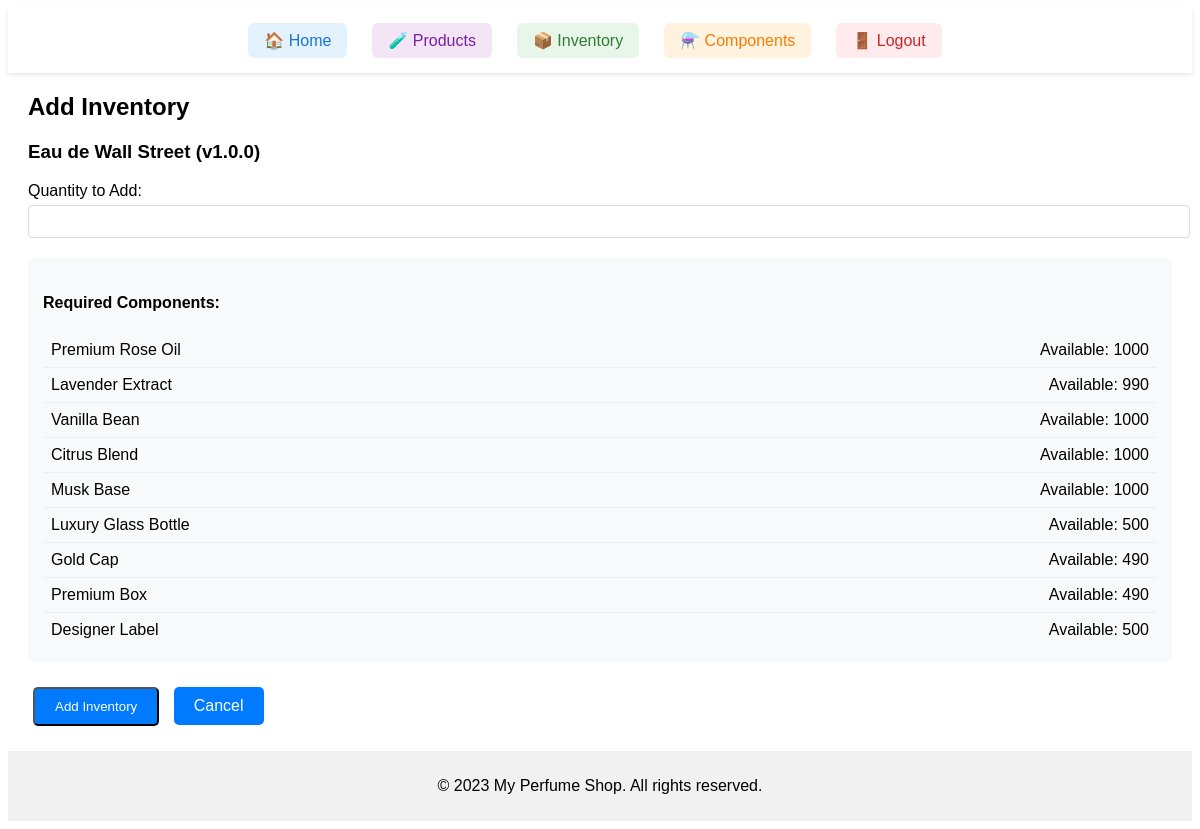
Screenshot of /product/product/1/version/1.0.0/add-inventory (signed in) with the database file from the repository.
### app/models.py (models this page shows, shortened)
class Product(db.Model):
    id = db.Column(db.Integer, primary_key=True)
    name = db.Column(db.String(100), nullable=False)
    base_price = db.Column(db.Float, nullable=False)  # Base price for the product
    description = db.Column(db.Text)
    category = db.Column(db.String(50))
    versions = db.relationship('ProductVersion', backref='product', lazy=True)
    components = db.relationship('Component',
                               secondary=product_components,
                               backref=db.backref('products', lazy=True))
    inventory_entries = db.relationship('ProductInventory', backref='product', lazy=True, order_by='desc(ProductInventory.created_at)')

class Component(db.Model):
    id = db.Column(db.Integer, primary_key=True)
    name = db.Column(db.String(100), nullable=False)
    description = db.Column(db.Text)
    type = db.Column(db.String(50), nullable=False)
    inventory = db.Column(db.Integer, default=0)
    min_stock = db.Column(db.Integer, default=10)
    versions = db.relationship('ComponentVersion', backref='component', lazy=True, order_by='desc(ComponentVersion.created_at)')

### app/views/product.py (the view, shortened to what this page needs)
@product_bp.route('/product/<int:id>/version/<string:version>/add-inventory', methods=['GET', 'POST'])
@login_required
@admin_required
def add_product_inventory(id, version):
    product = Product.query.get_or_404(id)
    return render_template('product/add_inventory.html', product=product, version=version)

### app/__init__.py (called while the page is built)
@login_manager.user_loader
def load_user(user_id):
    from .models import User  # Import User here to avoid circular import
    return User.query.get(int(user_id))

### app/views/product.py (called while the page is built)
def admin_required(f):
    @wraps(f)
    def decorated_function(*args, **kwargs):
        if not current_user.is_authenticated or current_user.role != 'admin':
            flash('You need admin privileges to access this page.')
            return redirect(url_for('product.index'))
        return f(*args, **kwargs)
    return decorated_function

### app/templates/product/add_inventory.html (shortened to what this page needs)
{% extends 'base.html' %}
{% block content %}
<div class="auth-container">
    <div class="auth-card">
        <h2>Add Inventory</h2>
        <h3>{{ product.name }} (v{{ version }})</h3>
        <form method="post">
            <div class="form-group">
                <label for="quantity">Quantity to Add:</label>
                <input type="number" id="quantity" name="quantity" required min="1">
            </div>
            <div class="components-info">
                <h4>Required Components:</h4>
                {% for component in product.components %}
                <div class="component-item">
                    <span class="component-name">{{ component.name }}</span>
                    <span class="component-stock">Available: {{ component.inventory }}</span>
                </div>
                {% endfor %}
            </div>
            <div class="form-actions">
                <button type="submit" class="btn save-btn">Add Inventory</button>
                <a href="{{ url_for('product.inventory') }}" class="btn cancel-btn">Cancel</a>
            </div>
        </form>
    </div>
</div>
{% endblock %}

### app/static/css/style.css (style rules this page uses)
body { font-family: Arial, sans-serif; }
.form-group { margin-bottom: 15px; }
.form-group label { display: block; margin-bottom: 5px; }
.form-group input, .form-group select { width: 100%; padding: 8px; border: 1px solid #ddd; border-radius: 4px; }
.btn { display: inline-block; padding: 10px 20px; background-color: #007bff; color: white; text-decoration: none; border-radius: 5px; margin: 5px; }

### app/templates/product/add_inventory.html (style rules this page uses)
.components-info { margin: 20px 0; padding: 15px; background: #f8f9fa; border-radius: 6px; }
.component-item { display: flex; justify-content: space-between; padding: 8px; border-bottom: 1px solid #eee; }
.component-item:last-child { border-bottom: none; }

### rows the page displays
Product: name "Eau de Wall Street"
Component: name "Premium Rose Oil", inventory "1000"
Component: name "Lavender Extract", inventory "990"
Component: name "Vanilla Bean", inventory "1000"
Component: name "Citrus Blend", inventory "1000"
Component: name "Musk Base", inventory "1000"
Component: name "Luxury Glass Bottle", inventory "500"
Component: name "Gold Cap", inventory "490"
Component: name "Premium Box", inventory "490"
Component: name "Designer Label", inventory "500"

### other values shown
{{ version }} "1.0.0"
